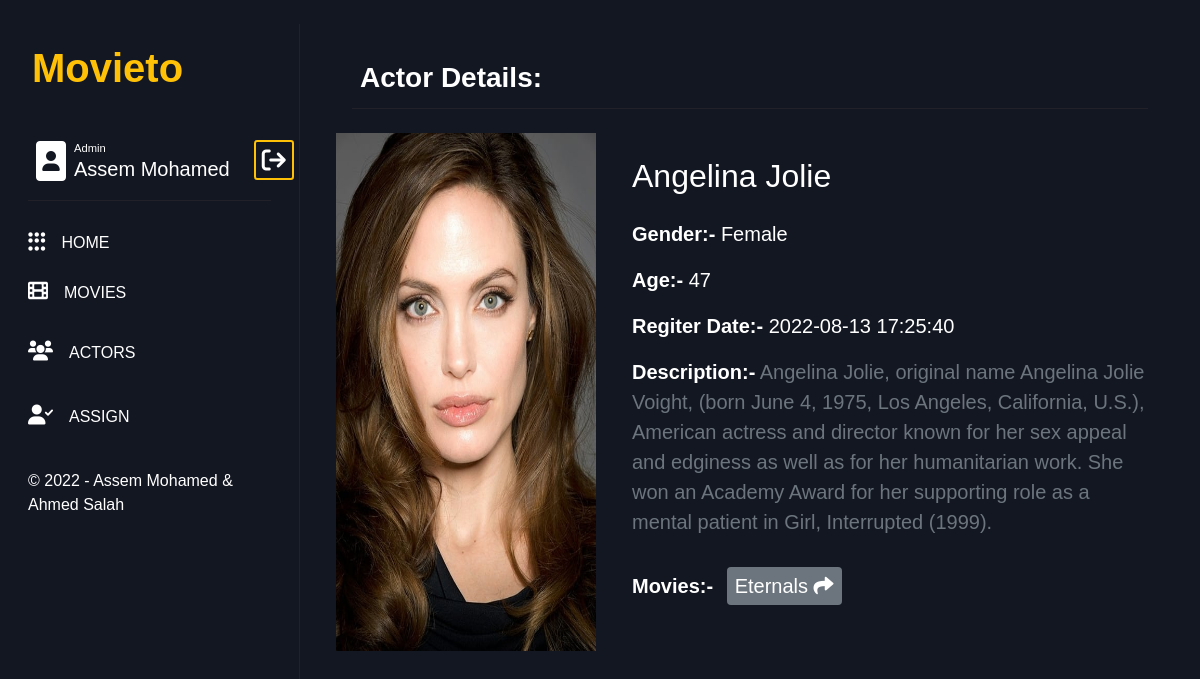
The app's page /actorDetails.php?actorId=7 (signed in) with its own data.
### tables this page shows
CREATE TABLE IF NOT EXISTS `actor` (
  `ActorID` int(11) NOT NULL AUTO_INCREMENT,
  `ActorName` varchar(50) DEFAULT NULL,
  `ActorGender` varchar(10) DEFAULT NULL,
  `ActorAge` int(11) DEFAULT NULL,
  `ActorPicture` varchar(50) DEFAULT NULL,
  `ActorDescription` varchar(500) DEFAULT NULL,
  `RegisterDate` timestamp NOT NULL DEFAULT current_timestamp(),
  PRIMARY KEY (`ActorID`)
);

CREATE TABLE IF NOT EXISTS `actor_movie` (
  `ActorID` int(11) NOT NULL,
  `MovieID` int(11) NOT NULL,
  PRIMARY KEY (`ActorID`,`MovieID`),
  KEY `MovieID` (`MovieID`),
  CONSTRAINT `actor_movie_ibfk_1` FOREIGN KEY (`MovieID`) REFERENCES `movie` (`MovieID`),
  CONSTRAINT `actor_movie_ibfk_2` FOREIGN KEY (`ActorID`) REFERENCES `actor` (`ActorID`)
);

CREATE TABLE IF NOT EXISTS `movie` (
  `MovieID` int(11) NOT NULL AUTO_INCREMENT,
  `MovieName` varchar(50) DEFAULT NULL,
  `MoviePicture` varchar(50) DEFAULT NULL,
  `MovieType` varchar(50) DEFAULT NULL,
  `MovieRating` float DEFAULT NULL,
  `Description_Movie` varchar(500) DEFAULT NULL,
  `ReleaseDate` date DEFAULT NULL,
  `RegisterDate` timestamp NOT NULL DEFAULT current_timestamp(),
  PRIMARY KEY (`MovieID`)
);

### actorDetails.php (the view, shortened to what this page needs)
<?php
  $servername = "localhost";
  $username = "root";
  $password = "";
  $dbname = "moviedb";
  $conn = new mysqli($servername, $username, $password, $dbname);
  $actorID = $_GET['actorId'];
  $sql = "SELECT ActorName, ActorPicture, ActorDescription, ActorGender, RegisterDate, ActorAge FROM actor where ActorID = $actorID" ;
  $result = $conn->query($sql);
  $movieActorsSql = "SELECT actor_movie.MovieID, MovieName FROM movie, actor_movie WHERE movie.MovieID=actor_movie.MovieID and ActorID = $actorID";
  $movieActorsResult = $conn->query($movieActorsSql);
  if ($result->num_rows > 0) {
    $row = $result->fetch_assoc();
  }else{
    header('Location: home.php');
  }
?>
<!DOCTYPE html>
<html lang="en">
  <head>
      <link rel="stylesheet" href="css/bootstrap.min.css" />
      <link rel="stylesheet" href="css/style.css" />
  </head>
  <body>
    <div class="container-fluid py-4">
        <div class="row">
          <?php include 'aside.php';?>
          <div class="col-lg-9 content">
              <div class="container w-100 pt-3 pb-3 ms-auto me-auto">
                <div class="col-7 pe-3 ps-3 w-100">
                  <div class="main_title d-flex flex-row justify-content-start align-items-center flex-wrap mb-3 pb-2 mt-3">
                        <h3 class="m-1 p-1 fw-bolder lh-1">Actor Details:</h3>
                  </div>
                </div>
                <section class="mt-4 mb-5 row">
                  <div class="col-md-4">
                    <img class="img-fluid h-100" src="images/<?php echo $row["ActorPicture"]; ?>" alt="" />
                  </div>
                  <div class="p-4 col-md-8">
                    <h2 class="mb-4 text-capitalize"><?php echo $row["ActorName"]; ?></h2>
                    <div class="my-4">
                        <p class="lead"><span class="fw-bold">Gender:-</span> <?php echo $row["ActorGender"]; ?></p>
                        <p class="lead"><span class="fw-bold">Age:-</span> <?php echo $row["ActorAge"]; ?></p>
                        <p class="lead"><span class="fw-bold">Regiter Date:-</span> <?php echo $row["RegisterDate"]; ?></p>
                        <p class="lead text-muted"><span class="fw-bold text-white">Description:-</span> <?php echo $row["ActorDescription"]; ?></p>
                    </div>
                    <p class="lead Movies">
                      <span class="fw-bold">Movies:-</span>
                      <?php foreach ($movieActorsResult as $movieActorRows) :?>
                        <a href="movieDetails.php?movieId=<?php echo $movieActorRows['MovieID']; ?>"><span class="bg-secondary p-2 mx-2 rounded actor-name"><?php echo $movieActorRows['MovieName']; ?> <i class="fa-solid fa-share"></i></span></a>
                      <?php endforeach;?>
                    </p>
                  </div>
                </section>
              </div>
          </div>
        </div>
    </div>
  </body>
</html>

### css/style.css (style rules this page uses)
body { background-color: #131722; color:white; font-family: 'Montserrat Alternates', sans-serif; }
a { color: white; }
.main_title { color: white; border-bottom: 0.1rem solid #222028; }
a { text-decoration: none; cursor: pointer; }
.actor-name { cursor: pointer; }
.Actors, .Movies { line-height: 2.5; }

### records on screen
actor: ActorPicture (picture), ActorName "Angelina Jolie", ActorGender "Female", ActorAge "47", RegisterDate "2022-08-13 17:25:40", ActorDescription "Angelina Jolie, original name Angelina Jolie Voight, (born June 4, 1975, Los Angeles, California, U.S.), American actress and director known for her sex appeal and edginess as well as for her humanitarian work. She won an Academy Award for her supporting role as a mental patient in Girl, Interrupted (1999)."
actor_movie: MovieID.MovieName "Eternals"

### other values on screen
$role "Admin"
$firstName "Assem"
$lastName "Mohamed"
